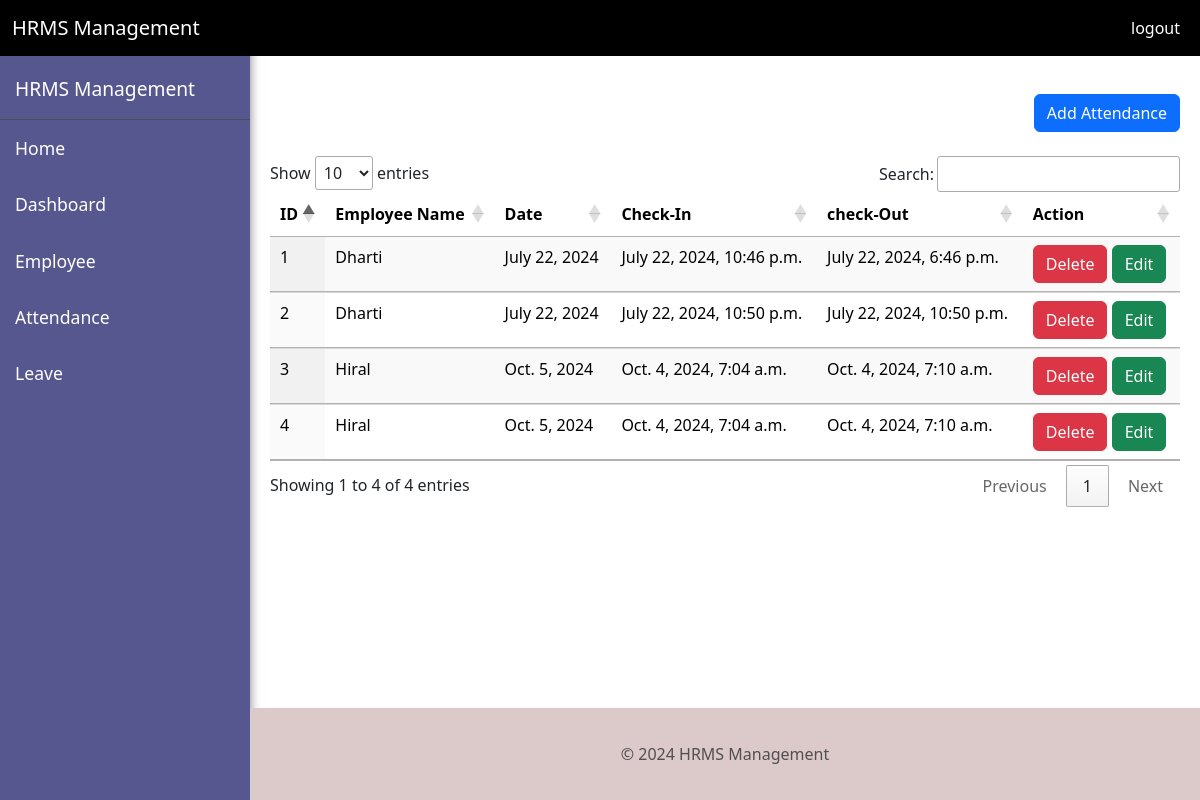
Screenshot of /hr/attendancedetails/ (signed in) with the database file from the repository.
### myapp/models.py (models this page shows, shortened)
class EmployeeAttendance(models.Model):
    employee = models.ForeignKey('Employee', on_delete=models.CASCADE)
    date = models.DateField()
    check_in = models.DateTimeField()
    check_out = models.DateTimeField()
    manually_updated = models.BooleanField(default=False)

class Employee(models.Model):
    name = models.CharField(max_length=100)
    email = models.EmailField(max_length=254)
    phone_no = models.IntegerField()
    joining_date = models.DateField()
    designation = models.CharField(max_length=100 , choices = [
        ('Frontend Developer' , 'Frontend Developer'),
        ('QA' , 'Quality Assurance'),
        ('UI/UX' , 'UI/UX Designer'),
        ('Full Stack Developer' , 'Full Stack Developer'),
        ('Backend Developer' , 'Backend Developer')
    ])

### myapp/views.py (the view)
# urls.py: path('hr/attendancedetails/' , views.attendanceDetailsPage , name = 'hr_attendance_details'),
@login_required(login_url = 'login')
def attendanceDetailsPage(request):
    if request.method == 'GET':
        attendance = EmployeeAttendance.objects.all()
        attendance_data = list(attendance.values())
        if request.headers.get('Accept') == 'application/json':
            return JsonResponse({'attendance': attendance_data})
        else:
            return render(request, "hr/attendance_details.html", {'attendance': attendance})

### templates/hr/attendance_details.html (shortened to what this page needs)
<!DOCTYPE html>
<html lang="en">
<head>
    <link href="https://cdn.jsdelivr.net/npm/bootstrap@5.3.3/dist/css/bootstrap.min.css" rel="stylesheet">
    <link rel="stylesheet" type="text/css" href="https://cdn.datatables.net/1.11.5/css/jquery.dataTables.css">
</head>
<body>
    <header>
        <nav class="navbar navbar-expand-lg fixed-top">
            <div class="container-fluid">
                <a class="navbar-brand" href="#">HRMS Management</a>
                <div class="collapse navbar-collapse justify-content-end" id="navbarNav">
                    <ul class="navbar-nav">
                        <li class="nav-item">
                            <a class="nav-link" href="{% url 'logout' %}">logout</a>
                        </li>
                    </ul>
                </div>
            </div>
        </nav>
    </header>
    <div class="container-fluid mt-5">
        <button class="navbar-toggler ms-auto" type="button" onclick="toggleSidebar()">
            <span class="navbar-toggler-icon"></span>
        </button>
    </div>
    <div class="sidebar" id="sidebar">
        <div class="sidebar-header">HRMS Management</div>
        <a href="{% url 'home' %}" class="home">Home</a>
        <a href="{% url 'hr_dashboard' %}">Dashboard</a>
        <a href="{% url 'hr_employee_details' %}">Employee</a>
        <a href="{% url 'hr_attendance_details' %}">Attendance</a>
        <a href="{% url 'hr_apply_leave_details' %}">Leave</a>
    </div>
    <div class="content" id="content">
        <div class="d-flex justify-content-end" >
            <a href="{% url 'employee_addattendance' %}"  class="btn btn-primary">Add Attendance</a>
        </div>
        <br>
        <table class="table display" id="attendance_table">
            <thead>
              <tr class="bg-success">
                <th scope="col">ID</th>
                <th scope="col">Employee Name</th>
                <th scope="col">Date</th>
                <th scope="col">Check-In</th>
                <th scope="col">check-Out</th>
                <th scope="col">Action</th>
              </tr>
            </thead>
            <tbody id="tbody">
                {% for a in attendance %}
                <tr>
                    <td>{{a.id}}</td>
                    <td>{{a.employee.name}}</td>
                    <td>{{a.date}}</td>
                    <td>{{a.check_in}}</td>
                    <td>{{a.check_out}}</td>
                    <td>
                        <a href="deleteattendance/{{a.id}}"  class="btn btn-danger">Delete</a>
                        <a id="edit" href="editattendance/{{a.id}}"  class="btn btn-success">Edit</a>
                    </td>
                </tr>
                {% endfor %}
            </tbody>
          </table>
    </div>
    <br>
    <br>
    <br>
    <br>
    <footer class="footer mt-auto py-3 fixed-bottom">
        <div class="container">
            <span class="text-muted">&copy; 2024 HRMS Management</span>
        </div>
    </footer>
</body>
</html>

### templates/hr/attendance_details.html (style rules this page uses)
.navbar-toggler { margin-left: auto; }
.sidebar { height: 100vh; position: fixed; top: 0; left: -250px; width: 250px; background-color: #57578f; padding-top: 60px; transition: left 0.3s ease; box-shadow: 0 0 10px rgba(0, 0, 0, 0.5); }
.sidebar a { padding: 15px; display: block; color: #fff; text-decoration: none; font-size: 1.1em; transition: background-color 0.3s ease, color 0.3s ease; }
.content { margin-left: 0; padding: 20px; transition: margin-left 0.3s ease; }
.sidebar-header { color: #fff; padding: 15px; font-size: 1.2em; border-bottom: 1px solid #495057; }
@media (min-width: 768px) { .sidebar { left: 0; width: 250px; } }
@media (min-width: 768px) { .content { margin-left: 250px; } }
header nav { background-color: #000000; }
header nav .container-fluid .nav-link { color: #fff; }
header nav .container-fluid .navbar-brand { color: #fff; }
footer { background-color: #dcc9c9; text-align: center; line-height: 60px; padding: 10px 0; margin-left: 250px; }

### rows the page displays
EmployeeAttendance: id "1", employee.name "Dharti", date "July 22, 2024", check_in "July 22, 2024, 10:46 p.m.", check_out "July 22, 2024, 6:46 p.m."
EmployeeAttendance: id "2", employee.name "Dharti", date "July 22, 2024", check_in "July 22, 2024, 10:50 p.m.", check_out "July 22, 2024, 10:50 p.m."
EmployeeAttendance: id "3", employee.name "Hiral", date "Oct. 5, 2024", check_in "Oct. 4, 2024, 7:04 a.m.", check_out "Oct. 4, 2024, 7:10 a.m."
EmployeeAttendance: id "4", employee.name "Hiral", date "Oct. 5, 2024", check_in "Oct. 4, 2024, 7:04 a.m.", check_out "Oct. 4, 2024, 7:10 a.m."
